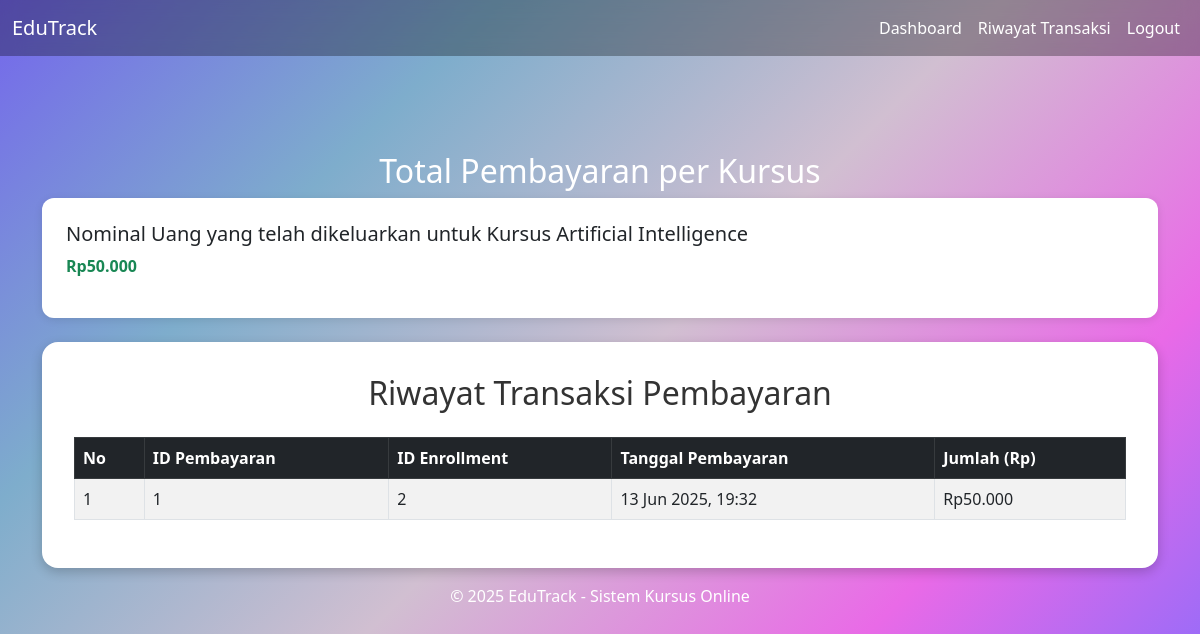
/payment_history.php (signed in), run on an earlier commit of the app's database.
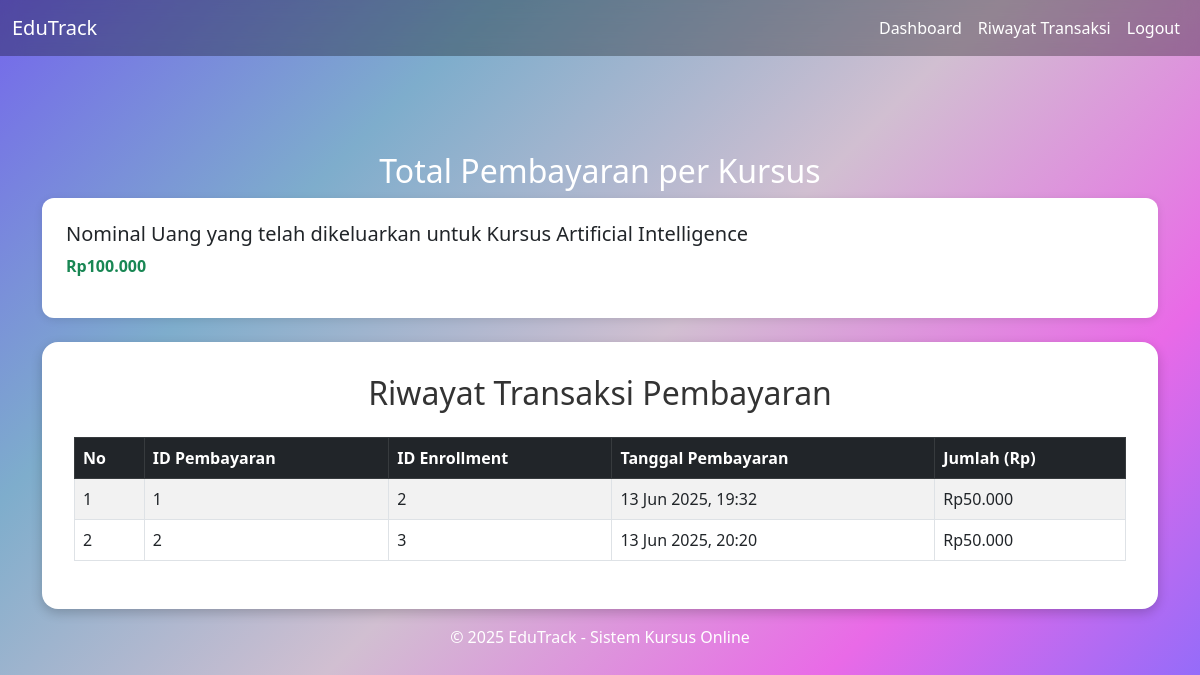
And on a later commit of the database.
### tables this page shows
CREATE TABLE `payments` (
  `id` int(11) NOT NULL AUTO_INCREMENT,
  `enrollment_id` int(11) DEFAULT NULL,
  `amount` decimal(10,2) DEFAULT NULL,
  `paid_at` timestamp NULL DEFAULT CURRENT_TIMESTAMP,
  PRIMARY KEY (`id`),
  KEY `fk_payments_enrollment` (`enrollment_id`),
  CONSTRAINT `fk_payments_enrollment` FOREIGN KEY (`enrollment_id`) REFERENCES `enrollments` (`id`)
);

### payment_history.php (the view, shortened to what this page needs)
<?php
include 'config/db.php';
$user_id = $_SESSION['user_id'];
$stmt_courses = $pdo->prepare("
  SELECT DISTINCT c.id AS course_id, c.title
  FROM courses c
  JOIN enrollments e ON e.course_id = c.id
  WHERE e.user_id = ?
");
$stmt_courses->execute([$user_id]);
$courses = $stmt_courses->fetchAll(PDO::FETCH_ASSOC);
$course_totals = [];
foreach ($courses as $course) {
  $stmt_total = $pdo->prepare("SELECT TotalPaidByCourse(?, ?) AS total_paid");
  $stmt_total->execute([$user_id, $course['course_id']]);
  $total_paid = $stmt_total->fetch(PDO::FETCH_ASSOC)['total_paid'] ?? 0;
  $course_totals[] = [
    'title' => $course['title'],
    'total_paid' => $total_paid
  ];
}
$stmt = $pdo->prepare("CALL GetUserPayments(?)");
$stmt->execute([$user_id]);
$payments = $stmt->fetchAll(PDO::FETCH_ASSOC);
include 'template/header.php';
?>
<!DOCTYPE html>
<html lang="id">
<head>
  <link href="https://cdn.jsdelivr.net/npm/bootstrap@5.3.0/dist/css/bootstrap.min.css" rel="stylesheet">
</head>
<body>
<div class="container">
  <div class="mt-4 mb-4">
    <h2 class="text-center text-white">Total Pembayaran per Kursus</h2>
    <?php if (count($course_totals) > 0): ?>
      <?php foreach ($course_totals as $ct): ?>
        <div class="card-course">
          <h5> Nominal Uang yang telah dikeluarkan untuk <?= htmlspecialchars($ct['title']) ?></h5>
          <p class="fw-bold text-success">Rp<?= number_format($ct['total_paid'], 0, ',', '.') ?></p>
        </div>
      <?php endforeach; ?>
    <?php else: ?>
      <div class="alert alert-warning text-center">Belum ada kursus yang diambil.</div>
    <?php endif; ?>
  </div>
  <div class="table-container">
    <h2 class="text-center mb-4">Riwayat Transaksi Pembayaran</h2>
    <?php if (count($payments) > 0): ?>
    <div class="table-responsive">
      <table class="table table-bordered table-striped">
        <thead class="table-dark">
          <tr>
            <th>No</th>
            <th>ID Pembayaran</th>
            <th>ID Enrollment</th>
            <th>Tanggal Pembayaran</th>
            <th>Jumlah (Rp)</th>
          </tr>
        </thead>
        <tbody>
          <?php foreach ($payments as $index => $pay): ?>
          <tr>
            <td><?= $index + 1 ?></td>
            <td><?= htmlspecialchars($pay['id']) ?></td>
            <td><?= htmlspecialchars($pay['enrollment_id']) ?></td>
            <td>
              <?php
                if (!empty($pay['paid_at'])) {
                  echo htmlspecialchars(date('d M Y, H:i', strtotime($pay['paid_at'])));
                } else {
                  echo '<span class="text-muted">Belum tersedia</span>';
                }
              ?>
            </td>
            <td>Rp<?= number_format($pay['amount'], 0, ',', '.') ?></td>
          </tr>
          <?php endforeach; ?>
        </tbody>
      </table>
    </div>
    <?php else: ?>
      <div class="alert alert-warning text-center">Belum ada transaksi pembayaran yang tercatat.</div>
    <?php endif; ?>
  </div>
</div>
</body>
<?php include 'template/footer.php'; ?>
</html>

### template/header.php (shortened to what this page needs)
<!DOCTYPE html>
<html lang="id">
<head>
  <link href="https://cdn.jsdelivr.net/npm/bootstrap@5.3.0/dist/css/bootstrap.min.css" rel="stylesheet">
</head>
<body>
<nav class="navbar navbar-expand-lg fixed-top">
  <div class="container-fluid">
    <a class="navbar-brand" href="dashboard.php">EduTrack</a>
    <div class="collapse navbar-collapse" id="navbarNav">
      <ul class="navbar-nav ms-auto">
        <li class="nav-item"><a class="nav-link" href="dashboard.php">Dashboard</a></li>
        <li class="nav-item">
          <a class="nav-link" href="payment_history.php">Riwayat Transaksi</a>
        </li>
        <li class="nav-item"><a class="nav-link" href="logout.php">Logout</a></li>
      </ul>
    </div>
  </div>
</nav>
<div class="container mt-5">
  <div style="height: 10px;"></div>
</div>
</body>
</html>

### template/footer.php (shortened to what this page needs)
<footer class="text-center p-3" style="background-color: transparent; color: white;">
   <p class="mb-0">© 2025 EduTrack - Sistem Kursus Online</p>
 </footer>

### template/header.php (style rules this page uses)
body { background: linear-gradient(135deg, rgb(116, 102, 236), rgb(126, 173, 204), rgb(209, 191, 209), #E96AE7, #796CFF); color: white; padding-top: 70px; }
.navbar { background-color: rgba(0, 0, 0, 0.3) !important; backdrop-filter: blur(10px); -webkit-backdrop-filter: blur(10px); }
.navbar .nav-link, .navbar .navbar-brand { color: white !important; }

### payment_history.php (style rules this page uses)
body { background: linear-gradient(135deg, rgb(116, 102, 236), rgb(126, 173, 204), rgb(209, 191, 209), #E96AE7, #796CFF); padding-top: 70px; min-height: 100vh; }
.table-container { background: white; padding: 2rem; border-radius: 16px; box-shadow: 0 4px 12px rgba(0,0,0,0.2); }
.card-course { background: white; padding: 1.5rem; border-radius: 12px; box-shadow: 0 2px 8px rgba(0,0,0,0.1); margin-bottom: 1rem; }
h2 { color: #333; }

What changed in the data, as far as the page shows it:
added payments: id "2", enrollment "3", paid_at "13 Jun 2025, 20:20", amount "50.000"
Also different on the page:
new list line: "Nominal Uang yang telah dikeluarkan untuk Kursus Artificial Intelligence Rp 100.000"
list line gone: "Nominal Uang yang telah dikeluarkan untuk Kursus Artificial Intelligence Rp 50.000"
